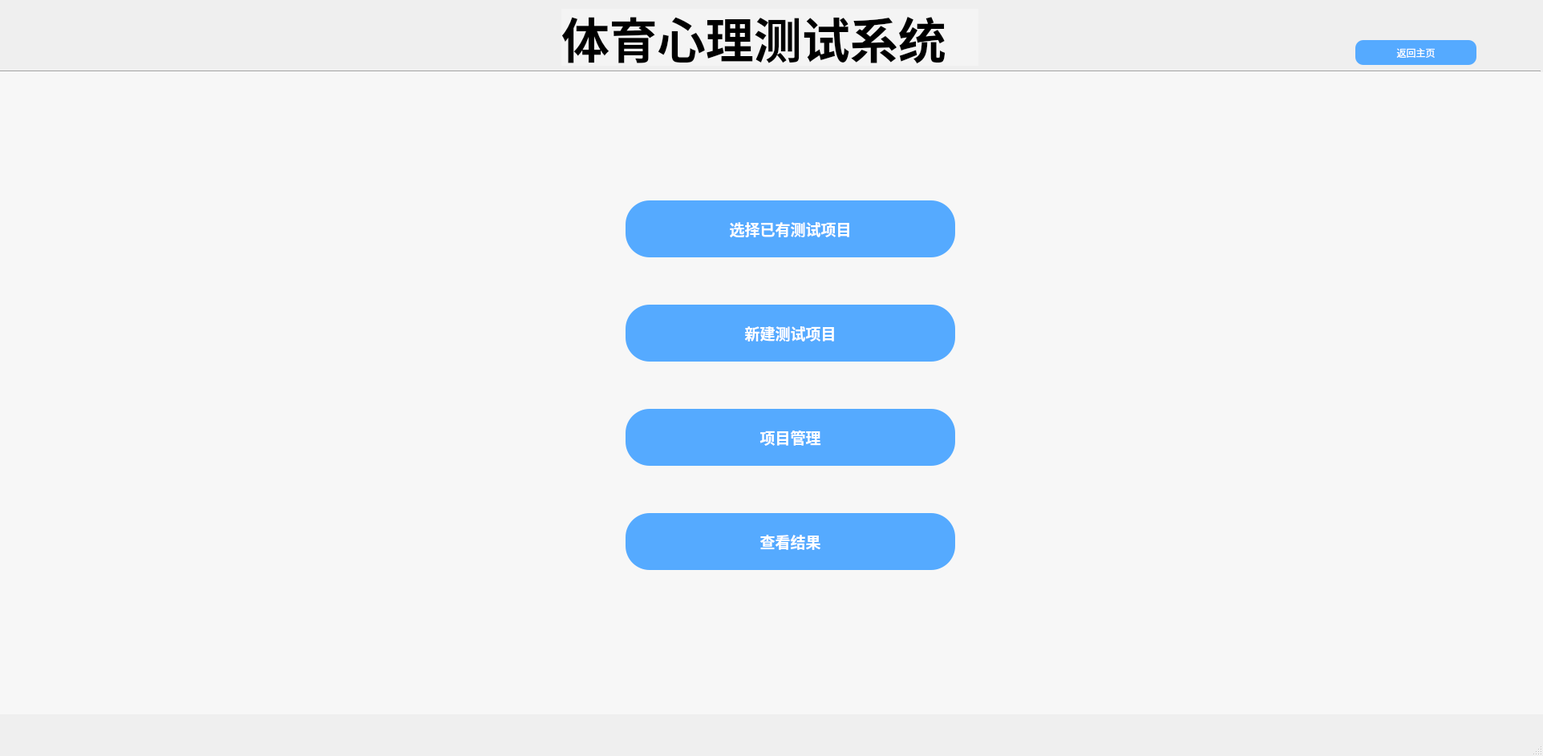
<?xml version="1.0" encoding="UTF-8"?>
<ui version="4.0">
 <class>TestInterface</class>
 <widget class="QMainWindow" name="TestInterface">
  <property name="geometry">
   <rect>
    <x>0</x>
    <y>0</y>
    <width>1924</width>
    <height>943</height>
   </rect>
  </property>
  <property name="windowTitle">
   <string>MainWindow</string>
  </property>
  <widget class="QWidget" name="centralwidget">
   <property name="autoFillBackground">
    <bool>false</bool>
   </property>
   <property name="styleSheet">
    <string notr="true"/>
   </property>
   <widget class="Line" name="line">
    <property name="geometry">
     <rect>
      <x>0</x>
      <y>81</y>
      <width>1921</width>
      <height>16</height>
     </rect>
    </property>
    <property name="styleSheet">
     <string notr="true"/>
    </property>
    <property name="orientation">
     <enum>Qt::Horizontal</enum>
    </property>
   </widget>
   <widget class="QLabel" name="label_5">
    <property name="geometry">
     <rect>
      <x>700</x>
      <y>11</y>
      <width>520</width>
      <height>71</height>
     </rect>
    </property>
    <property name="font">
     <font>
      <family>DejaVu Sans Mono</family>
      <pointsize>-1</pointsize>
      <weight>75</weight>
      <bold>true</bold>
     </font>
    </property>
    <property name="styleSheet">
     <string notr="true">font-size:60px;
color:black;
background-color: rgb(255, 255, 255,30%);</string>
    </property>
    <property name="text">
     <string>体育心理测试系统</string>
    </property>
   </widget>
   <widget class="QStackedWidget" name="stackedWidget">
    <property name="geometry">
     <rect>
      <x>0</x>
      <y>90</y>
      <width>1924</width>
      <height>801</height>
     </rect>
    </property>
    <property name="styleSheet">
     <string notr="true">background-color: rgb(255, 255, 255,30%);</string>
    </property>
    <property name="currentIndex">
     <number>0</number>
    </property>
    <widget class="QWidget" name="menuPage">
     <widget class="QPushButton" name="chooseExistTaskBtn">
      <property name="geometry">
       <rect>
        <x>780</x>
        <y>160</y>
        <width>411</width>
        <height>71</height>
       </rect>
      </property>
      <property name="font">
       <font>
        <family>Adobe Devanagari</family>
        <pointsize>14</pointsize>
        <weight>75</weight>
        <bold>true</bold>
       </font>
      </property>
      <property name="styleSheet">
       <string notr="true">border-radius:30px;
background-color: rgb(85, 170, 255);
color: rgb(255, 255, 255);
</string>
      </property>
      <property name="text">
       <string>选择已有测试项目</string>
      </property>
     </widget>
     <widget class="QPushButton" name="createNewBtn">
      <property name="geometry">
       <rect>
        <x>780</x>
        <y>290</y>
        <width>411</width>
        <height>71</height>
       </rect>
      </property>
      <property name="font">
       <font>
        <family>Adobe Devanagari</family>
        <pointsize>14</pointsize>
        <weight>75</weight>
        <bold>true</bold>
       </font>
      </property>
      <property name="styleSheet">
       <string notr="true">border-radius:30px;
background-color: rgb(85, 170, 255);
color: rgb(255, 255, 255);
</string>
      </property>
      <property name="text">
       <string>新建测试项目</string>
      </property>
     </widget>
     <widget class="QPushButton" name="manageTaskBtn">
      <property name="geometry">
       <rect>
        <x>780</x>
        <y>420</y>
        <width>411</width>
        <height>71</height>
       </rect>
      </property>
      <property name="font">
       <font>
        <family>Adobe Devanagari</family>
        <pointsize>14</pointsize>
        <weight>75</weight>
        <bold>true</bold>
       </font>
      </property>
      <property name="styleSheet">
       <string notr="true">border-radius:30px;
background-color: rgb(85, 170, 255);
color: rgb(255, 255, 255);
</string>
      </property>
      <property name="text">
       <string>项目管理</string>
      </property>
     </widget>
     <widget class="QPushButton" name="checkResusltBtn">
      <property name="geometry">
       <rect>
        <x>780</x>
        <y>550</y>
        <width>411</width>
        <height>71</height>
       </rect>
      </property>
      <property name="font">
       <font>
        <family>Adobe Devanagari</family>
        <pointsize>14</pointsize>
        <weight>75</weight>
        <bold>true</bold>
       </font>
      </property>
      <property name="styleSheet">
       <string notr="true">border-radius:30px;
background-color: rgb(85, 170, 255);
color: rgb(255, 255, 255);
</string>
      </property>
      <property name="text">
       <string>查看结果</string>
      </property>
     </widget>
    </widget>
    <widget class="QWidget" name="createNewPage">
     <widget class="QPushButton" name="pushButton_5">
      <property name="geometry">
       <rect>
        <x>1260</x>
        <y>210</y>
        <width>151</width>
        <height>111</height>
       </rect>
      </property>
      <property name="styleSheet">
       <string notr="true">border-radius:10px;
background-color: rgb(85, 170, 255);
color: rgb(255, 255, 255);
</string>
      </property>
      <property name="text">
       <string>N-back测试</string>
      </property>
     </widget>
     <widget class="QPushButton" name="pushButton_9">
      <property name="geometry">
       <rect>
        <x>910</x>
        <y>340</y>
        <width>151</width>
        <height>111</height>
       </rect>
      </property>
      <property name="styleSheet">
       <string notr="true">border-radius:10px;
background-color: rgb(85, 170, 255);
color: rgb(255, 255, 255);
</string>
      </property>
      <property name="text">
       <string>信号停止任务</string>
      </property>
     </widget>
     <widget class="QPushButton" name="pushButton_12">
      <property name="geometry">
       <rect>
        <x>730</x>
        <y>540</y>
        <width>151</width>
        <height>111</height>
       </rect>
      </property>
      <property name="styleSheet">
       <string notr="true">border-radius:10px;
background-color: rgb(85, 170, 255);
color: rgb(255, 255, 255);
</string>
      </property>
      <property name="text">
       <string>心理旋转任务</string>
      </property>
     </widget>
     <widget class="QPushButton" name="pushButton_7">
      <property name="geometry">
       <rect>
        <x>1260</x>
        <y>340</y>
        <width>151</width>
        <height>111</height>
       </rect>
      </property>
      <property name="styleSheet">
       <string notr="true">border-radius:10px;
background-color: rgb(85, 170, 255);
color: rgb(255, 255, 255);
</string>
      </property>
      <property name="text">
       <string>Stroop任务</string>
      </property>
     </widget>
     <widget class="QPushButton" name="pushButton_4">
      <property name="geometry">
       <rect>
        <x>1080</x>
        <y>210</y>
        <width>151</width>
        <height>111</height>
       </rect>
      </property>
      <property name="styleSheet">
       <string notr="true">border-radius:10px;
background-color: rgb(85, 170, 255);
color: rgb(255, 255, 255);
</string>
      </property>
      <property name="text">
       <string>注意转换任务</string>
      </property>
     </widget>
     <widget class="QPushButton" name="pushButton_8">
      <property name="geometry">
       <rect>
        <x>550</x>
        <y>340</y>
        <width>151</width>
        <height>111</height>
       </rect>
      </property>
      <property name="styleSheet">
       <string notr="true">border-radius:10px;
background-color: rgb(85, 170, 255);
color: rgb(255, 255, 255);
</string>
      </property>
      <property name="text">
       <string>Posner测试</string>
      </property>
     </widget>
     <widget class="QPushButton" name="pushButton_10">
      <property name="geometry">
       <rect>
        <x>730</x>
        <y>340</y>
        <width>151</width>
        <height>111</height>
       </rect>
      </property>
      <property name="styleSheet">
       <string notr="true">border-radius:10px;
background-color: rgb(85, 170, 255);
color: rgb(255, 255, 255);
</string>
      </property>
      <property name="text">
       <string>GNG测试</string>
      </property>
     </widget>
     <widget class="QLabel" name="label_2">
      <property name="geometry">
       <rect>
        <x>530</x>
        <y>160</y>
        <width>121</width>
        <height>31</height>
       </rect>
      </property>
      <property name="font">
       <font>
        <family>Adobe Devanagari</family>
        <pointsize>14</pointsize>
        <weight>75</weight>
        <bold>true</bold>
       </font>
      </property>
      <property name="text">
       <string>&gt; 测试项目</string>
      </property>
     </widget>
     <widget class="QLabel" name="label_3">
      <property name="geometry">
       <rect>
        <x>530</x>
        <y>500</y>
        <width>291</width>
        <height>41</height>
       </rect>
      </property>
      <property name="font">
       <font>
        <family>Adobe Devanagari</family>
        <pointsize>14</pointsize>
        <weight>75</weight>
        <bold>true</bold>
       </font>
      </property>
      <property name="text">
       <string>&gt; 推荐测试组——运动项目</string>
      </property>
     </widget>
     <widget class="QPushButton" name="pushButton_3">
      <property name="geometry">
       <rect>
        <x>910</x>
        <y>210</y>
        <width>151</width>
        <height>111</height>
       </rect>
      </property>
      <property name="styleSheet">
       <string notr="true">border-radius:10px;
background-color: rgb(85, 170, 255);
color: rgb(255, 255, 255);
</string>
      </property>
      <property name="text">
       <string>ANT测试</string>
      </property>
     </widget>
     <widget class="QPushButton" name="pushButton_6">
      <property name="geometry">
       <rect>
        <x>1080</x>
        <y>340</y>
        <width>151</width>
        <height>111</height>
       </rect>
      </property>
      <property name="styleSheet">
       <string notr="true">border-radius:10px;
background-color: rgb(85, 170, 255);
color: rgb(255, 255, 255);
</string>
      </property>
      <property name="text">
       <string>Flanker任务</string>
      </property>
     </widget>
     <widget class="QPushButton" name="pushButton_16">
      <property name="geometry">
       <rect>
        <x>1080</x>
        <y>540</y>
        <width>151</width>
        <height>111</height>
       </rect>
      </property>
      <property name="styleSheet">
       <string notr="true">border-radius:10px;
background-color: rgb(85, 170, 255);
color: rgb(255, 255, 255);
</string>
      </property>
      <property name="text">
       <string>注意转换任务</string>
      </property>
     </widget>
     <widget class="QPushButton" name="pushButton_13">
      <property name="geometry">
       <rect>
        <x>550</x>
        <y>540</y>
        <width>151</width>
        <height>111</height>
       </rect>
      </property>
      <property name="styleSheet">
       <string notr="true">border-radius:10px;
background-color: rgb(85, 170, 255);
color: rgb(255, 255, 255);
</string>
      </property>
      <property name="text">
       <string>运动项目</string>
      </property>
     </widget>
     <widget class="QLabel" name="label_4">
      <property name="geometry">
       <rect>
        <x>670</x>
        <y>160</y>
        <width>151</width>
        <height>31</height>
       </rect>
      </property>
      <property name="text">
       <string>选中后开启测试</string>
      </property>
     </widget>
     <widget class="QPushButton" name="pushButton_14">
      <property name="geometry">
       <rect>
        <x>1260</x>
        <y>540</y>
        <width>151</width>
        <height>111</height>
       </rect>
      </property>
      <property name="styleSheet">
       <string notr="true">border-radius:10px;
background-color: rgb(85, 170, 255);
color: rgb(255, 255, 255);
</string>
      </property>
      <property name="text">
       <string>N-back测试</string>
      </property>
     </widget>
     <widget class="QPushButton" name="pushButton_15">
      <property name="geometry">
       <rect>
        <x>910</x>
        <y>540</y>
        <width>151</width>
        <height>111</height>
       </rect>
      </property>
      <property name="styleSheet">
       <string notr="true">border-radius:10px;
background-color: rgb(85, 170, 255);
color: rgb(255, 255, 255);
</string>
      </property>
      <property name="text">
       <string>ANT测试</string>
      </property>
     </widget>
     <widget class="QPushButton" name="pushButton_2">
      <property name="geometry">
       <rect>
        <x>730</x>
        <y>210</y>
        <width>151</width>
        <height>111</height>
       </rect>
      </property>
      <property name="toolTip">
       <string>&lt;html&gt;&lt;head/&gt;&lt;body&gt;&lt;p&gt;&lt;span style=&quot; font-family:'STIX2Text','Times New Roman','serif'; font-size:16px; font-weight:600; color:#333333; background-color:#ffffff;&quot;&gt;类别：&lt;/span&gt;&lt;span style=&quot; font-family:'STIX2Text','Times New Roman','serif'; font-size:16px; color:#333333; background-color:#ffffff;&quot;&gt;时间知觉&lt;/span&gt;&lt;/p&gt;&lt;p&gt;&lt;span style=&quot; font-family:'STIX2Text','Times New Roman','serif'; font-size:16px; font-weight:600; color:#333333; background-color:#ffffff;&quot;&gt;测试时长：&lt;/span&gt;&lt;span style=&quot; font-family:'STIX2Text','Times New Roman','serif'; font-size:16px; color:#333333; background-color:#ffffff;&quot;&gt; 10min&lt;/span&gt;&lt;/p&gt;&lt;/body&gt;&lt;/html&gt;</string>
      </property>
      <property name="styleSheet">
       <string notr="true">border-radius:10px;
background-color: rgb(85, 170, 255);
color: rgb(255, 255, 255);
</string>
      </property>
      <property name="text">
       <string>心理旋转任务</string>
      </property>
     </widget>
     <widget class="QPushButton" name="pushButton_11">
      <property name="geometry">
       <rect>
        <x>550</x>
        <y>210</y>
        <width>151</width>
        <height>111</height>
       </rect>
      </property>
      <property name="toolTip">
       <string>&lt;html&gt;&lt;head/&gt;&lt;body&gt;&lt;p&gt;&lt;span style=&quot; font-family:'STIX2Text','Times New Roman','serif'; font-size:16px; font-weight:600; color:#333333; background-color:#ffffff;&quot;&gt;类别：&lt;/span&gt;&lt;span style=&quot; font-family:'STIX2Text','Times New Roman','serif'; font-size:16px; color:#333333; background-color:#ffffff;&quot;&gt;时间知觉&lt;/span&gt;&lt;/p&gt;&lt;p&gt;&lt;span style=&quot; font-family:'STIX2Text','Times New Roman','serif'; font-size:16px; font-weight:600; color:#333333; background-color:#ffffff;&quot;&gt;测试时长：&lt;/span&gt;&lt;span style=&quot; font-family:'STIX2Text','Times New Roman','serif'; font-size:16px; color:#333333; background-color:#ffffff;&quot;&gt; 10min&lt;/span&gt;&lt;/p&gt;&lt;/body&gt;&lt;/html&gt;</string>
      </property>
      <property name="styleSheet">
       <string notr="true">border-radius:10px;
background-color: rgb(85, 170, 255);
color: rgb(255, 255, 255);
</string>
      </property>
      <property name="text">
       <string>TTC测试</string>
      </property>
     </widget>
     <widget class="QLabel" name="label">
      <property name="geometry">
       <rect>
        <x>470</x>
        <y>30</y>
        <width>341</width>
        <height>61</height>
       </rect>
      </property>
      <property name="font">
       <font>
        <family>Adobe Devanagari</family>
        <pointsize>16</pointsize>
        <weight>75</weight>
        <bold>true</bold>
       </font>
      </property>
      <property name="text">
       <string>新建测试项目</string>
      </property>
     </widget>
     <widget class="QPushButton" name="returnMenuBtn">
      <property name="geometry">
       <rect>
        <x>350</x>
        <y>10</y>
        <width>93</width>
        <height>28</height>
       </rect>
      </property>
      <property name="styleSheet">
       <string notr="true">border-radius:10px;
background-color: rgb(85, 170, 255);
color: rgb(255, 255, 255);
</string>
      </property>
      <property name="text">
       <string>返回</string>
      </property>
     </widget>
     <widget class="QPushButton" name="beginTestBtn_2">
      <property name="geometry">
       <rect>
        <x>1370</x>
        <y>700</y>
        <width>91</width>
        <height>31</height>
       </rect>
      </property>
      <property name="styleSheet">
       <string notr="true">border-radius:10px;
background-color: rgb(85, 170, 255);
color: rgb(255, 255, 255);
</string>
      </property>
      <property name="text">
       <string>开始</string>
      </property>
     </widget>
    </widget>
    <widget class="QWidget" name="selectExistPage">
     <widget class="QLabel" name="label_6">
      <property name="geometry">
       <rect>
        <x>310</x>
        <y>80</y>
        <width>341</width>
        <height>61</height>
       </rect>
      </property>
      <property name="font">
       <font>
        <family>Adobe Devanagari</family>
        <pointsize>16</pointsize>
        <weight>75</weight>
        <bold>true</bold>
       </font>
      </property>
      <property name="text">
       <string>选择已有测试项目</string>
      </property>
     </widget>
     <widget class="QListWidget" name="listWidget">
      <property name="geometry">
       <rect>
        <x>550</x>
        <y>210</y>
        <width>821</width>
        <height>451</height>
       </rect>
      </property>
      <property name="styleSheet">
       <string notr="true"> border:3px solid gray;
 padding:20px 0px 0px 0px;
font-size: 20px;
item:{
	color:rgb(200,200,200);
    height:40px;
    padding-left:20px;
    border:1px solid gray;
}</string>
      </property>
      <item>
       <property name="text">
        <string>项目1</string>
       </property>
      </item>
      <item>
       <property name="text">
        <string>项目2</string>
       </property>
      </item>
      <item>
       <property name="text">
        <string>项目3</string>
       </property>
      </item>
      <item>
       <property name="text">
        <string>...</string>
       </property>
      </item>
     </widget>
     <widget class="QPushButton" name="beginTestBtn">
      <property name="geometry">
       <rect>
        <x>880</x>
        <y>680</y>
        <width>161</width>
        <height>61</height>
       </rect>
      </property>
      <property name="styleSheet">
       <string notr="true">border-radius:20px;
background-color: rgb(85, 170, 255);
color: rgb(255, 255, 255);
</string>
      </property>
      <property name="text">
       <string>开始测试</string>
      </property>
     </widget>
     <widget class="QPushButton" name="returnMenuBtn_2">
      <property name="geometry">
       <rect>
        <x>120</x>
        <y>20</y>
        <width>93</width>
        <height>28</height>
       </rect>
      </property>
      <property name="styleSheet">
       <string notr="true">border-radius:10px;
background-color: rgb(85, 170, 255);
color: rgb(255, 255, 255);
</string>
      </property>
      <property name="text">
       <string>返回</string>
      </property>
     </widget>
    </widget>
    <widget class="QWidget" name="managePage">
     <widget class="QLabel" name="label_7">
      <property name="geometry">
       <rect>
        <x>280</x>
        <y>70</y>
        <width>341</width>
        <height>61</height>
       </rect>
      </property>
      <property name="font">
       <font>
        <family>Adobe Devanagari</family>
        <pointsize>16</pointsize>
        <weight>75</weight>
        <bold>true</bold>
       </font>
      </property>
      <property name="text">
       <string>选择已有测试项目</string>
      </property>
     </widget>
     <widget class="QListWidget" name="listWidget_2">
      <property name="geometry">
       <rect>
        <x>510</x>
        <y>240</y>
        <width>821</width>
        <height>451</height>
       </rect>
      </property>
      <property name="styleSheet">
       <string notr="true"> border:3px solid gray;
 padding:20px 0px 0px 0px;
font-size: 20px;
item:{
	color:rgb(200,200,200);
    height:40px;
    padding-left:20px;
    border:1px solid gray;
}</string>
      </property>
      <item>
       <property name="text">
        <string>项目1</string>
       </property>
      </item>
      <item>
       <property name="text">
        <string>项目2</string>
       </property>
      </item>
      <item>
       <property name="text">
        <string>项目3</string>
       </property>
      </item>
      <item>
       <property name="text">
        <string>...</string>
       </property>
      </item>
     </widget>
     <widget class="QPushButton" name="pushButton_22">
      <property name="geometry">
       <rect>
        <x>510</x>
        <y>160</y>
        <width>141</width>
        <height>41</height>
       </rect>
      </property>
      <property name="styleSheet">
       <string notr="true">border-radius:10px;
background-color: rgb(85, 170, 255);
color: rgb(255, 255, 255);
</string>
      </property>
      <property name="text">
       <string>删除</string>
      </property>
     </widget>
     <widget class="QPushButton" name="pushButton_23">
      <property name="geometry">
       <rect>
        <x>350</x>
        <y>160</y>
        <width>141</width>
        <height>41</height>
       </rect>
      </property>
      <property name="styleSheet">
       <string notr="true">border-radius:10px;
background-color: rgb(85, 170, 255);
color: rgb(255, 255, 255);
</string>
      </property>
      <property name="text">
       <string>数据导出</string>
      </property>
     </widget>
     <widget class="QPushButton" name="returnMenuBtn_3">
      <property name="geometry">
       <rect>
        <x>90</x>
        <y>30</y>
        <width>93</width>
        <height>28</height>
       </rect>
      </property>
      <property name="styleSheet">
       <string notr="true">border-radius:10px;
background-color: rgb(85, 170, 255);
color: rgb(255, 255, 255);
</string>
      </property>
      <property name="text">
       <string>返回</string>
      </property>
     </widget>
    </widget>
    <widget class="QWidget" name="logPage">
     <widget class="QPushButton" name="toLoginBtn">
      <property name="geometry">
       <rect>
        <x>880</x>
        <y>250</y>
        <width>161</width>
        <height>71</height>
       </rect>
      </property>
      <property name="font">
       <font>
        <pointsize>13</pointsize>
        <weight>75</weight>
        <bold>true</bold>
       </font>
      </property>
      <property name="styleSheet">
       <string notr="true">border-radius:30px;
background-color: rgb(85, 170, 255);
color: rgb(255, 255, 255);
</string>
      </property>
      <property name="text">
       <string>登录</string>
      </property>
     </widget>
     <widget class="QPushButton" name="toRegisterBtn">
      <property name="geometry">
       <rect>
        <x>880</x>
        <y>410</y>
        <width>161</width>
        <height>71</height>
       </rect>
      </property>
      <property name="font">
       <font>
        <pointsize>13</pointsize>
        <weight>75</weight>
        <bold>true</bold>
       </font>
      </property>
      <property name="styleSheet">
       <string notr="true">border-radius:30px;
background-color: rgb(85, 170, 255);
color: rgb(255, 255, 255);
</string>
      </property>
      <property name="text">
       <string>注册</string>
      </property>
     </widget>
    </widget>
    <widget class="QWidget" name="createTestUserPage">
     <widget class="QLineEdit" name="lineEdit_2">
      <property name="geometry">
       <rect>
        <x>920</x>
        <y>220</y>
        <width>241</width>
        <height>41</height>
       </rect>
      </property>
      <property name="styleSheet">
       <string notr="true">font: 14pt &quot;Microsoft Sans Serif&quot;;</string>
      </property>
      <property name="echoMode">
       <enum>QLineEdit::Password</enum>
      </property>
     </widget>
     <widget class="QPushButton" name="returnBegBtn1">
      <property name="geometry">
       <rect>
        <x>1060</x>
        <y>550</y>
        <width>111</width>
        <height>51</height>
       </rect>
      </property>
      <property name="font">
       <font>
        <pointsize>13</pointsize>
        <weight>75</weight>
        <bold>true</bold>
       </font>
      </property>
      <property name="styleSheet">
       <string notr="true">border-radius:20px;
background-color: rgb(85, 170, 255);
color: rgb(255, 255, 255);
</string>
      </property>
      <property name="text">
       <string>返回</string>
      </property>
     </widget>
     <widget class="QLabel" name="label_11">
      <property name="geometry">
       <rect>
        <x>800</x>
        <y>170</y>
        <width>81</width>
        <height>31</height>
       </rect>
      </property>
      <property name="font">
       <font>
        <pointsize>15</pointsize>
        <weight>75</weight>
        <bold>true</bold>
       </font>
      </property>
      <property name="text">
       <string>姓名</string>
      </property>
     </widget>
     <widget class="QLineEdit" name="lineEdit_3">
      <property name="geometry">
       <rect>
        <x>920</x>
        <y>270</y>
        <width>241</width>
        <height>41</height>
       </rect>
      </property>
      <property name="styleSheet">
       <string notr="true">font: 14pt &quot;Microsoft Sans Serif&quot;;</string>
      </property>
     </widget>
     <widget class="QPushButton" name="confirmRegBtn">
      <property name="geometry">
       <rect>
        <x>800</x>
        <y>550</y>
        <width>111</width>
        <height>51</height>
       </rect>
      </property>
      <property name="font">
       <font>
        <pointsize>13</pointsize>
        <weight>75</weight>
        <bold>true</bold>
       </font>
      </property>
      <property name="styleSheet">
       <string notr="true">border-radius:20px;
background-color: rgb(85, 170, 255);
color: rgb(255, 255, 255);
</string>
      </property>
      <property name="text">
       <string>确认</string>
      </property>
     </widget>
     <widget class="QLineEdit" name="lineEdit">
      <property name="geometry">
       <rect>
        <x>920</x>
        <y>170</y>
        <width>241</width>
        <height>41</height>
       </rect>
      </property>
      <property name="styleSheet">
       <string notr="true">font: 14pt &quot;Microsoft Sans Serif&quot;;</string>
      </property>
     </widget>
     <widget class="QLabel" name="label_13">
      <property name="geometry">
       <rect>
        <x>800</x>
        <y>220</y>
        <width>91</width>
        <height>31</height>
       </rect>
      </property>
      <property name="font">
       <font>
        <pointsize>15</pointsize>
        <weight>75</weight>
        <bold>true</bold>
       </font>
      </property>
      <property name="text">
       <string>组别</string>
      </property>
     </widget>
     <widget class="QLabel" name="label_14">
      <property name="geometry">
       <rect>
        <x>800</x>
        <y>270</y>
        <width>101</width>
        <height>31</height>
       </rect>
      </property>
      <property name="font">
       <font>
        <pointsize>15</pointsize>
        <weight>75</weight>
        <bold>true</bold>
       </font>
      </property>
      <property name="text">
       <string>出生年月</string>
      </property>
     </widget>
     <widget class="QLineEdit" name="lineEdit_4">
      <property name="geometry">
       <rect>
        <x>920</x>
        <y>320</y>
        <width>241</width>
        <height>41</height>
       </rect>
      </property>
      <property name="styleSheet">
       <string notr="true">font: 14pt &quot;Microsoft Sans Serif&quot;;</string>
      </property>
      <property name="text">
       <string/>
      </property>
     </widget>
     <widget class="QLabel" name="label_15">
      <property name="geometry">
       <rect>
        <x>800</x>
        <y>320</y>
        <width>101</width>
        <height>31</height>
       </rect>
      </property>
      <property name="font">
       <font>
        <pointsize>15</pointsize>
        <weight>75</weight>
        <bold>true</bold>
       </font>
      </property>
      <property name="text">
       <string>性别</string>
      </property>
     </widget>
     <widget class="QLabel" name="label_16">
      <property name="geometry">
       <rect>
        <x>800</x>
        <y>370</y>
        <width>101</width>
        <height>31</height>
       </rect>
      </property>
      <property name="font">
       <font>
        <pointsize>15</pointsize>
        <weight>75</weight>
        <bold>true</bold>
       </font>
      </property>
      <property name="text">
       <string>运动项目</string>
      </property>
     </widget>
     <widget class="QLineEdit" name="lineEdit_5">
      <property name="geometry">
       <rect>
        <x>920</x>
        <y>370</y>
        <width>241</width>
        <height>41</height>
       </rect>
      </property>
      <property name="styleSheet">
       <string notr="true">font: 14pt &quot;Microsoft Sans Serif&quot;;</string>
      </property>
      <property name="text">
       <string/>
      </property>
     </widget>
     <widget class="QLineEdit" name="lineEdit_6">
      <property name="geometry">
       <rect>
        <x>920</x>
        <y>420</y>
        <width>241</width>
        <height>41</height>
       </rect>
      </property>
      <property name="styleSheet">
       <string notr="true">font: 14pt &quot;Microsoft Sans Serif&quot;;</string>
      </property>
      <property name="text">
       <string/>
      </property>
     </widget>
     <widget class="QLabel" name="label_17">
      <property name="geometry">
       <rect>
        <x>800</x>
        <y>420</y>
        <width>101</width>
        <height>31</height>
       </rect>
      </property>
      <property name="font">
       <font>
        <pointsize>15</pointsize>
        <weight>75</weight>
        <bold>true</bold>
       </font>
      </property>
      <property name="text">
       <string>运动等级</string>
      </property>
     </widget>
     <widget class="QLabel" name="label_12">
      <property name="geometry">
       <rect>
        <x>940</x>
        <y>90</y>
        <width>161</width>
        <height>51</height>
       </rect>
      </property>
      <property name="font">
       <font>
        <family>Adobe Devanagari</family>
        <pointsize>18</pointsize>
        <weight>75</weight>
        <bold>true</bold>
       </font>
      </property>
      <property name="text">
       <string>&gt;创建档案&lt;</string>
      </property>
     </widget>
     <zorder>label_14</zorder>
     <zorder>label_11</zorder>
     <zorder>lineEdit_2</zorder>
     <zorder>returnBegBtn1</zorder>
     <zorder>lineEdit</zorder>
     <zorder>label_13</zorder>
     <zorder>confirmRegBtn</zorder>
     <zorder>lineEdit_3</zorder>
     <zorder>lineEdit_4</zorder>
     <zorder>label_15</zorder>
     <zorder>label_16</zorder>
     <zorder>lineEdit_5</zorder>
     <zorder>lineEdit_6</zorder>
     <zorder>label_17</zorder>
     <zorder>label_12</zorder>
    </widget>
    <widget class="QWidget" name="testPage">
     <widget class="QPushButton" name="startTestBtn">
      <property name="geometry">
       <rect>
        <x>1240</x>
        <y>300</y>
        <width>161</width>
        <height>71</height>
       </rect>
      </property>
      <property name="font">
       <font>
        <pointsize>13</pointsize>
        <weight>75</weight>
        <bold>true</bold>
       </font>
      </property>
      <property name="styleSheet">
       <string notr="true">border-radius:30px;
background-color: rgb(85, 170, 255);
color: rgb(255, 255, 255);
</string>
      </property>
      <property name="text">
       <string>开始测试</string>
      </property>
     </widget>
     <widget class="QListWidget" name="listWidget_3">
      <property name="geometry">
       <rect>
        <x>440</x>
        <y>70</y>
        <width>561</width>
        <height>211</height>
       </rect>
      </property>
      <property name="styleSheet">
       <string notr="true">color:rgb(200,200,200);
    border:3px solid gray;
    padding:20px 0px 0px 0px;
item
{undefined
    height:40px;
    padding-left:20px;
    border:2px solid gray;
};</string>
      </property>
      <item>
       <property name="text">
        <string> 测试时间         | 测试项目 | 认知成分 | 查看结果 |
</string>
       </property>
      </item>
      <item>
       <property name="text">
        <string>2022-01-02 12:30TTC  知觉查看</string>
       </property>
      </item>
     </widget>
     <widget class="QLabel" name="label_8">
      <property name="geometry">
       <rect>
        <x>440</x>
        <y>20</y>
        <width>311</width>
        <height>51</height>
       </rect>
      </property>
      <property name="font">
       <font>
        <family>Adobe Devanagari</family>
        <pointsize>18</pointsize>
        <weight>75</weight>
        <bold>true</bold>
       </font>
      </property>
      <property name="text">
       <string>&gt; 完成情况</string>
      </property>
     </widget>
     <widget class="QLabel" name="label_10">
      <property name="geometry">
       <rect>
        <x>440</x>
        <y>330</y>
        <width>311</width>
        <height>51</height>
       </rect>
      </property>
      <property name="font">
       <font>
        <family>Adobe Devanagari</family>
        <pointsize>18</pointsize>
        <weight>75</weight>
        <bold>true</bold>
       </font>
      </property>
      <property name="text">
       <string>&gt; 补充信息</string>
      </property>
     </widget>
     <widget class="QListWidget" name="listWidget_4">
      <property name="geometry">
       <rect>
        <x>440</x>
        <y>380</y>
        <width>561</width>
        <height>211</height>
       </rect>
      </property>
      <property name="styleSheet">
       <string notr="true">color:rgb(200,200,200);
    border:3px solid gray;
    padding:20px 0px 0px 0px;
item
{undefined
    height:40px;
    padding-left:20px;
    border:2px solid gray;
};</string>
      </property>
      <item>
       <property name="text">
        <string>姓名   |  编号  |  专项  |</string>
       </property>
      </item>
      <item>
       <property name="text">
        <string>张三   |    01   |   游泳 |</string>
       </property>
      </item>
     </widget>
    </widget>
    <widget class="QWidget" name="loginPage">
     <widget class="QPushButton" name="confirmLogBtn">
      <property name="geometry">
       <rect>
        <x>790</x>
        <y>440</y>
        <width>111</width>
        <height>51</height>
       </rect>
      </property>
      <property name="font">
       <font>
        <pointsize>13</pointsize>
        <weight>75</weight>
        <bold>true</bold>
       </font>
      </property>
      <property name="styleSheet">
       <string notr="true">border-radius:20px;
background-color: rgb(85, 170, 255);
color: rgb(255, 255, 255);
</string>
      </property>
      <property name="text">
       <string>确认</string>
      </property>
     </widget>
     <widget class="QLabel" name="label_18">
      <property name="geometry">
       <rect>
        <x>880</x>
        <y>100</y>
        <width>201</width>
        <height>41</height>
       </rect>
      </property>
      <property name="font">
       <font>
        <family>Adobe Devanagari</family>
        <pointsize>18</pointsize>
        <weight>75</weight>
        <bold>true</bold>
       </font>
      </property>
      <property name="text">
       <string>&gt;测试者登录&lt;</string>
      </property>
     </widget>
     <widget class="QLabel" name="label_19">
      <property name="geometry">
       <rect>
        <x>790</x>
        <y>320</y>
        <width>91</width>
        <height>31</height>
       </rect>
      </property>
      <property name="font">
       <font>
        <pointsize>15</pointsize>
        <weight>75</weight>
        <bold>true</bold>
       </font>
      </property>
      <property name="text">
       <string>编号</string>
      </property>
     </widget>
     <widget class="QLineEdit" name="lineEdit_10">
      <property name="geometry">
       <rect>
        <x>910</x>
        <y>210</y>
        <width>241</width>
        <height>41</height>
       </rect>
      </property>
      <property name="styleSheet">
       <string notr="true">font: 14pt &quot;Microsoft Sans Serif&quot;;</string>
      </property>
     </widget>
     <widget class="QPushButton" name="returnBegBtn">
      <property name="geometry">
       <rect>
        <x>1040</x>
        <y>440</y>
        <width>111</width>
        <height>51</height>
       </rect>
      </property>
      <property name="font">
       <font>
        <pointsize>13</pointsize>
        <weight>75</weight>
        <bold>true</bold>
       </font>
      </property>
      <property name="styleSheet">
       <string notr="true">border-radius:20px;
background-color: rgb(85, 170, 255);
color: rgb(255, 255, 255);
</string>
      </property>
      <property name="text">
       <string>返回</string>
      </property>
     </widget>
     <widget class="QLineEdit" name="lineEdit_11">
      <property name="geometry">
       <rect>
        <x>910</x>
        <y>320</y>
        <width>241</width>
        <height>41</height>
       </rect>
      </property>
      <property name="styleSheet">
       <string notr="true">font: 14pt &quot;Microsoft Sans Serif&quot;;</string>
      </property>
      <property name="echoMode">
       <enum>QLineEdit::Password</enum>
      </property>
     </widget>
     <widget class="QLabel" name="label_22">
      <property name="geometry">
       <rect>
        <x>790</x>
        <y>210</y>
        <width>81</width>
        <height>31</height>
       </rect>
      </property>
      <property name="font">
       <font>
        <pointsize>15</pointsize>
        <weight>75</weight>
        <bold>true</bold>
       </font>
      </property>
      <property name="text">
       <string>姓名</string>
      </property>
     </widget>
     <zorder>lineEdit_10</zorder>
     <zorder>lineEdit_11</zorder>
     <zorder>label_19</zorder>
     <zorder>confirmLogBtn</zorder>
     <zorder>label_22</zorder>
     <zorder>label_18</zorder>
     <zorder>returnBegBtn</zorder>
    </widget>
   </widget>
   <widget class="QPushButton" name="returnHome">
    <property name="geometry">
     <rect>
      <x>1690</x>
      <y>50</y>
      <width>151</width>
      <height>31</height>
     </rect>
    </property>
    <property name="styleSheet">
     <string notr="true">border-radius:10px;
background-color: rgb(85, 170, 255);
color: rgb(255, 255, 255);
</string>
    </property>
    <property name="text">
     <string>返回主页</string>
    </property>
   </widget>
  </widget>
  <widget class="QMenuBar" name="menubar">
   <property name="geometry">
    <rect>
     <x>0</x>
     <y>0</y>
     <width>1924</width>
     <height>26</height>
    </rect>
   </property>
  </widget>
  <widget class="QStatusBar" name="statusbar"/>
 </widget>
 <resources/>
 <connections/>
</ui>
